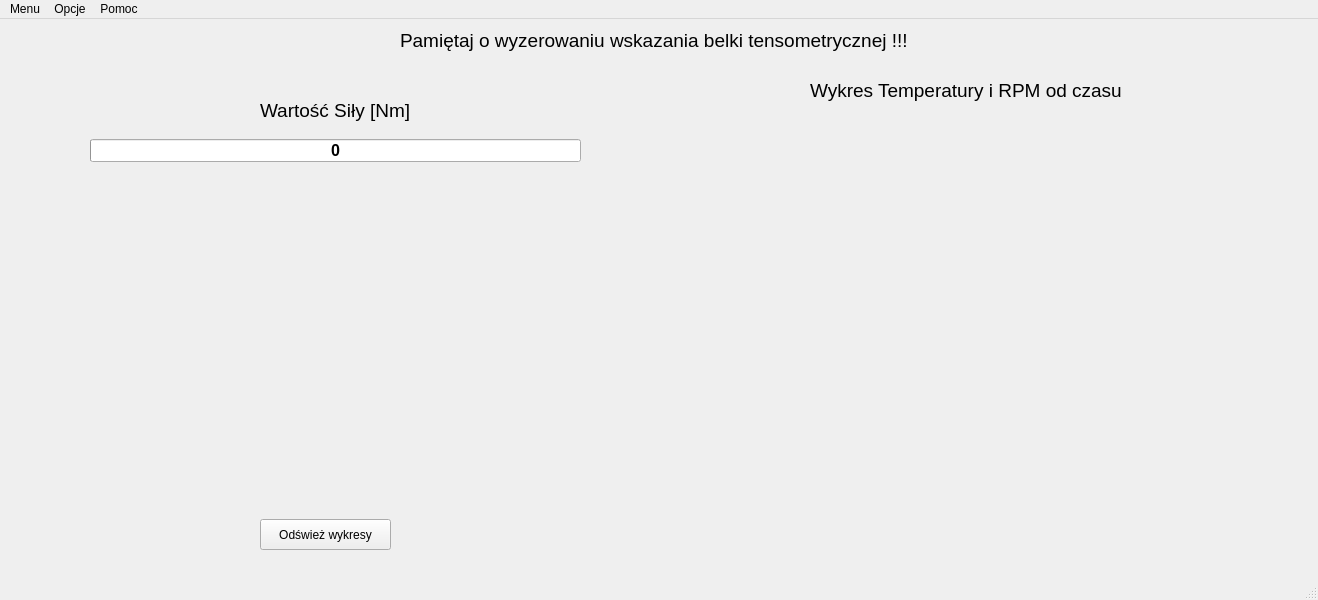
<?xml version="1.0" encoding="UTF-8"?>
<ui version="4.0">
 <class>MainWindow</class>
 <widget class="QMainWindow" name="MainWindow">
  <property name="geometry">
   <rect>
    <x>0</x>
    <y>0</y>
    <width>1318</width>
    <height>600</height>
   </rect>
  </property>
  <property name="windowTitle">
   <string>MainWindow</string>
  </property>
  <widget class="QWidget" name="centralwidget">
   <widget class="QCustomPlot" name="customPlot" native="true">
    <property name="geometry">
     <rect>
      <x>640</x>
      <y>100</y>
      <width>651</width>
      <height>391</height>
     </rect>
    </property>
   </widget>
   <widget class="QLabel" name="label">
    <property name="geometry">
     <rect>
      <x>810</x>
      <y>60</y>
      <width>311</width>
      <height>22</height>
     </rect>
    </property>
    <property name="font">
     <font>
      <family>Arial</family>
      <pointsize>14</pointsize>
     </font>
    </property>
    <property name="lineWidth">
     <number>4</number>
    </property>
    <property name="text">
     <string>Wykres Temperatury i RPM od czasu</string>
    </property>
    <property name="wordWrap">
     <bool>false</bool>
    </property>
   </widget>
   <widget class="QWidget" name="widget" native="true">
    <property name="geometry">
     <rect>
      <x>90</x>
      <y>160</y>
      <width>491</width>
      <height>381</height>
     </rect>
    </property>
    <widget class="QWidget" name="verticalLayoutWidget">
     <property name="geometry">
      <rect>
       <x>20</x>
       <y>10</y>
       <width>451</width>
       <height>321</height>
      </rect>
     </property>
     <layout class="QVBoxLayout" name="verticalLayout"/>
    </widget>
    <widget class="QPushButton" name="pushButton">
     <property name="geometry">
      <rect>
       <x>170</x>
       <y>340</y>
       <width>131</width>
       <height>31</height>
      </rect>
     </property>
     <property name="text">
      <string>Odśwież wykresy</string>
     </property>
    </widget>
   </widget>
   <widget class="QLabel" name="label_2">
    <property name="geometry">
     <rect>
      <x>400</x>
      <y>10</y>
      <width>531</width>
      <height>22</height>
     </rect>
    </property>
    <property name="font">
     <font>
      <family>Arial</family>
      <pointsize>14</pointsize>
     </font>
    </property>
    <property name="lineWidth">
     <number>4</number>
    </property>
    <property name="text">
     <string>Pamiętaj o wyzerowaniu wskazania belki tensometrycznej !!!</string>
    </property>
    <property name="wordWrap">
     <bool>false</bool>
    </property>
   </widget>
   <widget class="QProgressBar" name="Bar">
    <property name="geometry">
     <rect>
      <x>90</x>
      <y>120</y>
      <width>491</width>
      <height>23</height>
     </rect>
    </property>
    <property name="font">
     <font>
      <pointsize>12</pointsize>
      <bold>true</bold>
     </font>
    </property>
    <property name="value">
     <number>0</number>
    </property>
    <property name="format">
     <string>%v</string>
    </property>
   </widget>
   <widget class="QLabel" name="label_4">
    <property name="geometry">
     <rect>
      <x>260</x>
      <y>80</y>
      <width>161</width>
      <height>22</height>
     </rect>
    </property>
    <property name="font">
     <font>
      <family>Arial</family>
      <pointsize>14</pointsize>
     </font>
    </property>
    <property name="lineWidth">
     <number>4</number>
    </property>
    <property name="text">
     <string>Wartość Siły [Nm]</string>
    </property>
    <property name="wordWrap">
     <bool>false</bool>
    </property>
   </widget>
   <widget class="QWidget" name="">
    <property name="geometry">
     <rect>
      <x>0</x>
      <y>0</y>
      <width>2</width>
      <height>2</height>
     </rect>
    </property>
    <layout class="QHBoxLayout" name="horizontalLayout"/>
   </widget>
   <widget class="QWidget" name="">
    <property name="geometry">
     <rect>
      <x>0</x>
      <y>0</y>
      <width>2</width>
      <height>2</height>
     </rect>
    </property>
    <layout class="QHBoxLayout" name="horizontalLayout_2"/>
   </widget>
  </widget>
  <widget class="QStatusBar" name="statusbar"/>
  <widget class="QMenuBar" name="menubar">
   <property name="geometry">
    <rect>
     <x>0</x>
     <y>0</y>
     <width>1318</width>
     <height>22</height>
    </rect>
   </property>
   <widget class="QMenu" name="menuMenu">
    <property name="title">
     <string>Menu</string>
    </property>
    <addaction name="actionZapisz_dane_do_pliku_CSV"/>
   </widget>
   <widget class="QMenu" name="menuOpcje">
    <property name="title">
     <string>Opcje</string>
    </property>
    <addaction name="actionKonfiguracja_polaczenia"/>
    <addaction name="actionWyswietlanie"/>
    <addaction name="actionPolacz_ze_skonfigurowanym_portem"/>
    <addaction name="actionRoz_cz"/>
   </widget>
   <widget class="QMenu" name="menuPomoc">
    <property name="title">
     <string>Pomoc</string>
    </property>
    <addaction name="actionInformacje_o_programie"/>
    <addaction name="actionInstrukcja_u_ytkowania"/>
   </widget>
   <addaction name="menuMenu"/>
   <addaction name="menuOpcje"/>
   <addaction name="menuPomoc"/>
  </widget>
  <action name="actionKonfiguracja_polaczenia">
   <property name="text">
    <string>Konfiguracja polaczenia</string>
   </property>
  </action>
  <action name="actionWyswietlanie">
   <property name="text">
    <string>Wyswietlanie</string>
   </property>
  </action>
  <action name="actionInformacje_o_programie">
   <property name="text">
    <string>Informacje o programie</string>
   </property>
  </action>
  <action name="actionPolacz_ze_skonfigurowanym_portem">
   <property name="text">
    <string>Polacz ze skonfigurowanym portem</string>
   </property>
  </action>
  <action name="actionRoz_cz">
   <property name="text">
    <string>Rozłącz</string>
   </property>
  </action>
  <action name="actionZapisz_dane_do_pliku_CSV">
   <property name="text">
    <string>Zapisz dane do pliku CSV.</string>
   </property>
  </action>
  <action name="actionInstrukcja_u_ytkowania">
   <property name="text">
    <string>Instrukcja użytkowania</string>
   </property>
  </action>
 </widget>
 <customwidgets>
  <customwidget>
   <class>QCustomPlot</class>
   <extends>QWidget</extends>
   <header location="global">qcustomplot.h</header>
   <container>1</container>
  </customwidget>
 </customwidgets>
 <resources/>
 <connections/>
</ui>
